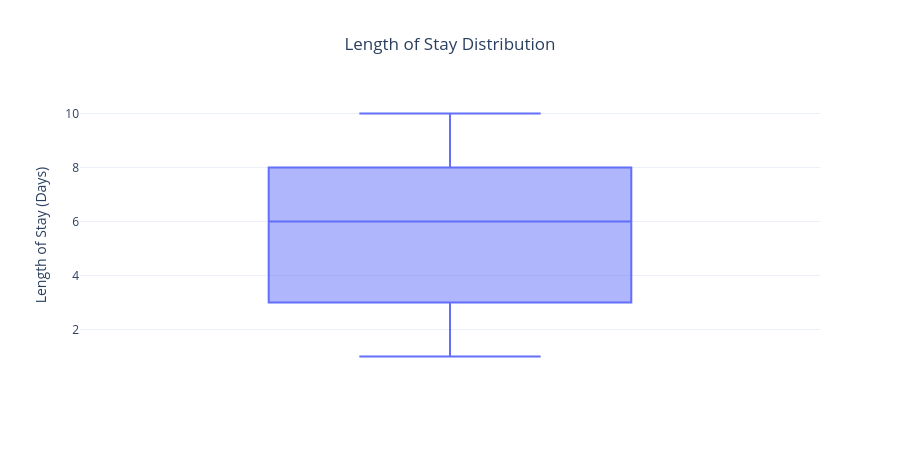

The notebook cell this image was saved under:
### Code cell
fig_los = px.box(
    admissions_dept,
    y="Length_of_Stay_Days",
    points="outliers",
    title="Length of Stay Distribution"
)

fig_los.update_layout(
    title_x=0.5,
    yaxis_title="Length of Stay (Days)",
    xaxis_title="",
    template="plotly_white",
    height=450
)

fig_los.show()

### Figure 1 — Plotly figure (JSON) as saved in the notebook; plotly's stock layout.template omitted (floating-point values rounded to 4 significant figures; data arrays with more than 128 entries replaced by an {"elided": "..."} marker saying what was removed)
{"data": [{"alignmentgroup": "True", "boxpoints": "outliers", "hovertemplate": "Length_of_Stay_Days=%{y}<extra></extra>", "legendgroup": "", "marker": {"color": "#636efa"}, "name": "", "notched": false, "offsetgroup": "", "orientation": "v", "showlegend": false, "type": "box", "x0": " ", "xaxis": "x", "y": {"elided": "5000 int values"}, "y0": " ", "yaxis": "y"}], "layout": {"boxmode": "group", "height": 450, "legend": {"tracegroupgap": 0}, "title": {"text": "Length of Stay Distribution", "x": 0.5}, "xaxis": {"anchor": "y", "domain": [0, 1], "title": {"text": ""}}, "yaxis": {"anchor": "x", "domain": [0, 1], "title": {"text": "Length of Stay (Days)"}}}}
